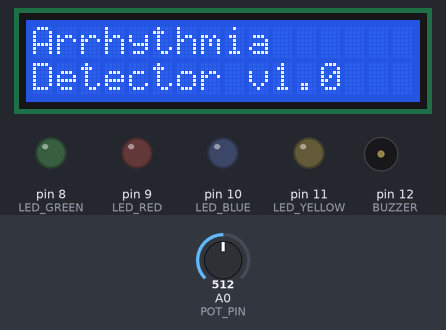
Recording of a sketch running on a simulated Arduino Uno, built with avr-gcc and run on an emulated ATmega328P. Parts: 16×2 character LCD, output pins drawn as LEDs (lit = HIGH), buzzer (waves = sounding). The test bench sets the inputs (shaded band); at power-on: A0 (POT_PIN) = 512. What the sketch prints to the serial monitor is not drawn.

Above: at 0.6 s.
At 2.8 s:
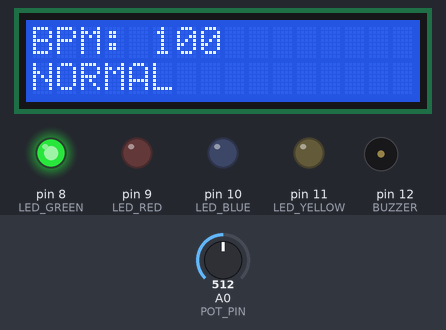
3.8 s: A0 (POT_PIN) set to 530
At 5.0 s:
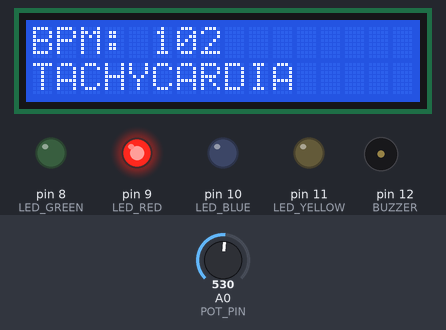
7.8 s: A0 (POT_PIN) set to 122
At 9.4 s:
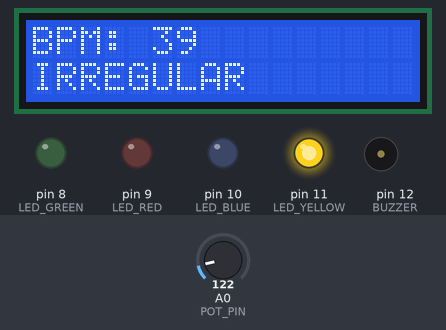
11.8 s: A0 (POT_PIN) set to 0
At 12.71 s:
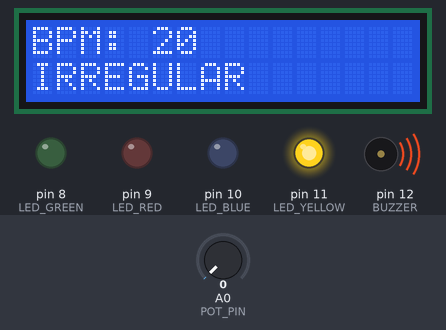
Timing chart, 0 to 20.0 s (numbered marks = the images above; inputs shaded):
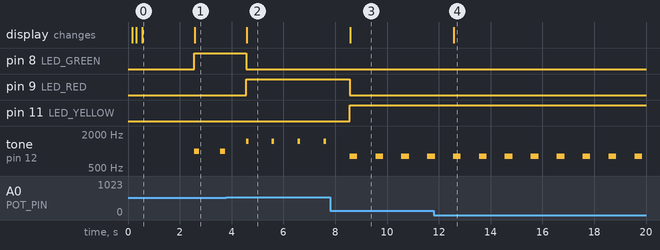

Measured:
- the behaviour switches between 517 and 518 on A0 (POT_PIN) (found by bisection; images 1 and 2)
- after the input at 3.8 s, pin 8 (LED_GREEN): HIGH → LOW after 0.76 s; pin 9 (LED_RED): LOW → HIGH after 0.76 s; the display: changes after 0.79 s (image 2)
- after the input at 7.8 s, pin 9 (LED_RED): HIGH → LOW after 0.76 s; pin 11 (LED_YELLOW): LOW → HIGH after 0.76 s; the display: changes after 0.78 s (image 3)
- after the input at 11.8 s, the display: changes after 0.78 s (image 4)
- by itself, tone on pin 12 (BUZZER): alternates 800 Hz for 0.30 s and silent for 0.70 s
- what the display in image 0 shows lasts 2.0 s, from 0.6 s to 2.6 s

The sketch:

Task2.ino
```cpp
#include <Wire.h>
#include <LiquidCrystal_I2C.h>

// ── LCD Setup ─────────────────────────────────────
LiquidCrystal_I2C lcd(0x27, 16, 2);

// ── Pin Definitions ───────────────────────────────
const int POT_PIN    = A0;
const int LED_GREEN  = 8;
const int LED_RED    = 9;
const int LED_BLUE   = 10;
const int LED_YELLOW = 11;
const int BUZZER     = 12;

// ── BPM Thresholds ────────────────────────────────
const int IRREG_LOW   = 40;
const int NORMAL_LOW  = 60;
const int NORMAL_HIGH = 100;

// ── Timing ────────────────────────────────────────
unsigned long lastUpdate = 0;
const int UPDATE_INTERVAL = 1000;

// ── Variables ─────────────────────────────────────
int bpm = 0;
int raw = 0;
String condition = "";

// ── Clear all LEDs ────────────────────────────────
void clearLEDs() {
  digitalWrite(LED_GREEN,  LOW);
  digitalWrite(LED_RED,    LOW);
  digitalWrite(LED_BLUE,   LOW);
  digitalWrite(LED_YELLOW, LOW);
}

// ── Classify BPM ──────────────────────────────────
String classify(int b) {
  if      (b >= NORMAL_LOW && b <= NORMAL_HIGH) return "NORMAL";
  else if (b > NORMAL_HIGH)                     return "TACHYCARDIA";
  else if (b >= IRREG_LOW  && b < NORMAL_LOW)   return "BRADYCARDIA";
  else                                           return "IRREGULAR";
}

// ── LCD Update ────────────────────────────────────
void updateLCD(int b, String cond) {
  lcd.setCursor(0, 0);
  lcd.print("BPM: ");
  lcd.print(b);
  lcd.print("     ");

  lcd.setCursor(0, 1);
  if      (cond == "TACHYCARDIA") lcd.print("TACHYCARDIA     ");
  else if (cond == "BRADYCARDIA") lcd.print("BRADYCARDIA     ");
  else if (cond == "IRREGULAR")   lcd.print("IRREGULAR       ");
  else                            lcd.print("NORMAL          ");
}

// ── Play tone based on condition ──────────────────
void playTone(String cond) {
  noTone(BUZZER);
  if      (cond == "NORMAL")      tone(BUZZER, 1000, 200);
  else if (cond == "TACHYCARDIA") tone(BUZZER, 1500, 100);
  else if (cond == "BRADYCARDIA") tone(BUZZER,  500, 600);
  else                            tone(BUZZER,  800, 300);
}

void setup() {
  Serial.begin(9600);

  Wire.begin();
  delay(100);
  lcd.init();
  delay(100);
  lcd.init();
  lcd.backlight();
  delay(200);
  lcd.clear();
  lcd.setCursor(0, 0);
  lcd.print("Arrhythmia");
  lcd.setCursor(0, 1);
  lcd.print("Detector v1.0");
  delay(2000);
  lcd.clear();

  pinMode(LED_GREEN,  OUTPUT);
  pinMode(LED_RED,    OUTPUT);
  pinMode(LED_BLUE,   OUTPUT);
  pinMode(LED_YELLOW, OUTPUT);
  pinMode(BUZZER,     OUTPUT);

  clearLEDs();
  noTone(BUZZER);

  Serial.println("=== Arrhythmia Detector Started ===");
}

void loop() {
  unsigned long now = millis();

  if (now - lastUpdate >= UPDATE_INTERVAL) {
    lastUpdate = now;

    // 1. Read + map
    raw = analogRead(POT_PIN);
    bpm = map(raw, 0, 1023, 20, 180);
    bpm = constrain(bpm, 20, 180);

    // 2. Classify
    condition = classify(bpm);

    // 3. Reset
    clearLEDs();
    noTone(BUZZER);

    // 4. Set LED
    if      (condition == "NORMAL")      digitalWrite(LED_GREEN,  HIGH);
    else if (condition == "TACHYCARDIA") digitalWrite(LED_RED,    HIGH);
    else if (condition == "BRADYCARDIA") digitalWrite(LED_BLUE,   HIGH);
    else                                 digitalWrite(LED_YELLOW, HIGH);

    // 5. Play tone — no blocking delays
    playTone(condition);

    // 6. LCD
    updateLCD(bpm, condition);

    // 7. Serial
    Serial.print("RAW: ");
    Serial.print(raw);
    Serial.print("  |  BPM: ");
    Serial.print(bpm);
    Serial.print("  |  ");
    Serial.println(condition);
  }
}
```
